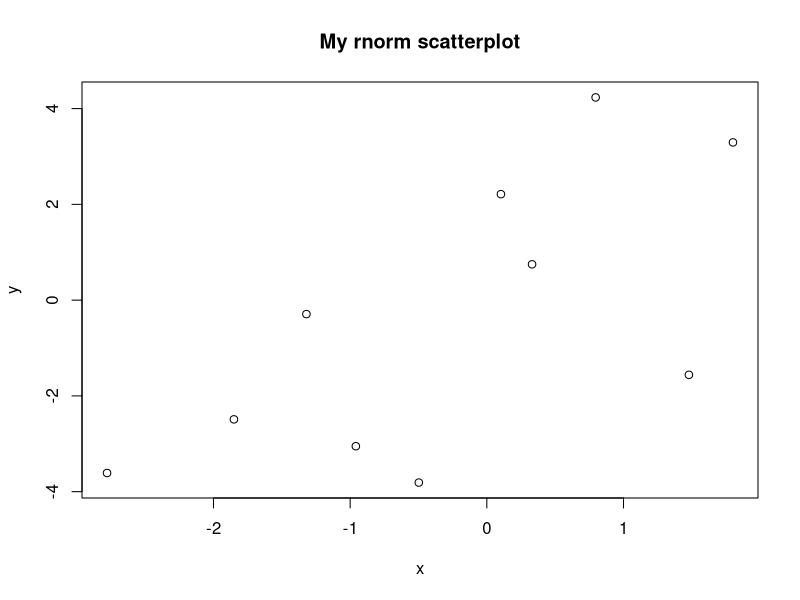
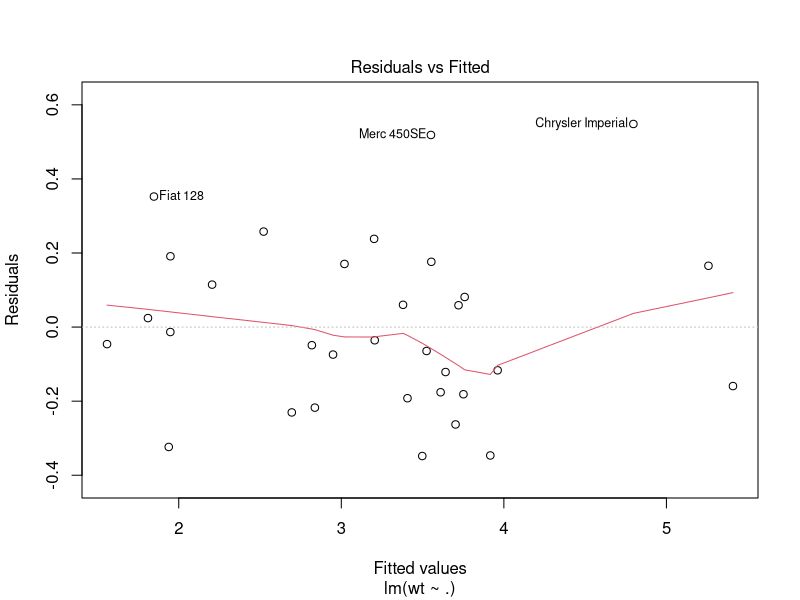
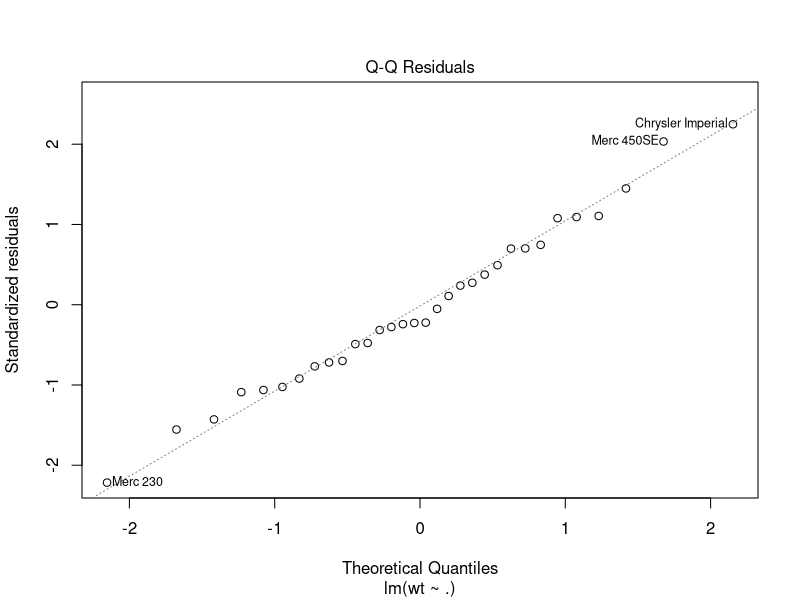
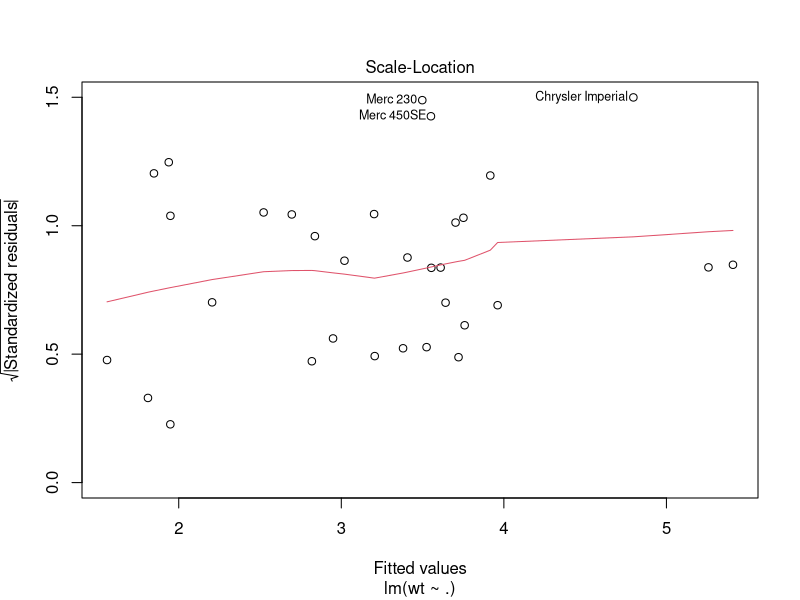
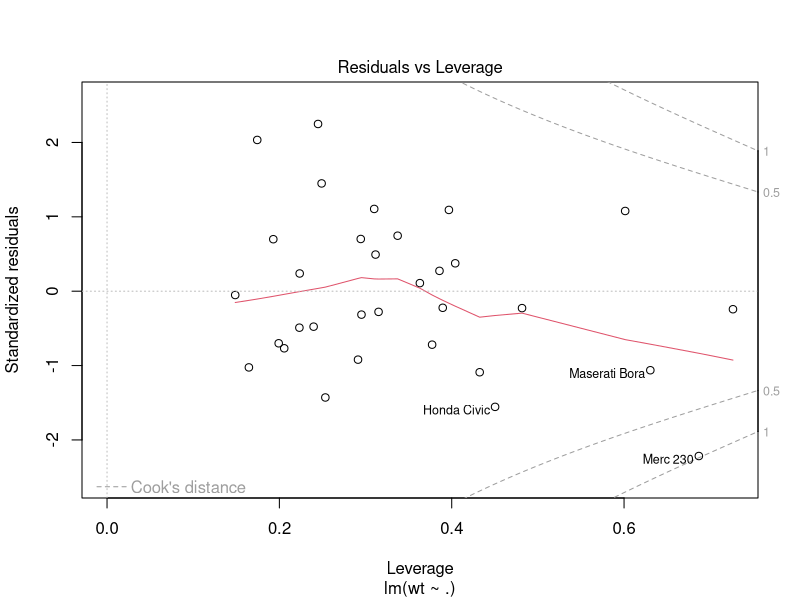
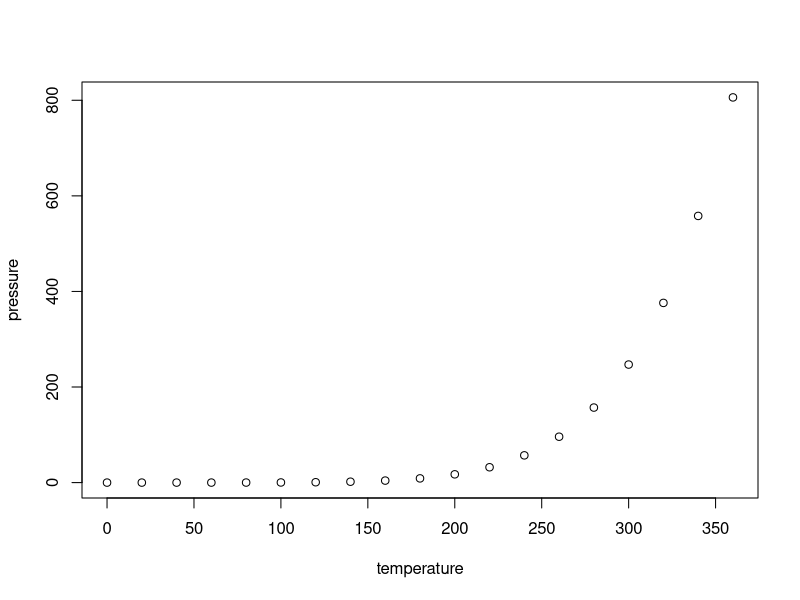

Source code (R) for these figures, in order:
## ---- chunk 1
knitr::opts_chunk$set(echo = TRUE, cache = FALSE)
## ---- chunk 2
set.seed(490)
NewList <- sample(3:28, 5, replace = TRUE)
## ---- chunk 3
x <- rnorm(10)
y <- x + rnorm(10, sd = 3)
plot(x, y, main = "My rnorm scatterplot")
## ---- chunk 4
data("mtcars")
linear.model <- lm(wt ~ ., data = mtcars)
plot(linear.model)
summary(linear.model)
## ---- chunk 5
summary(cars)
## ---- chunk 6
plot(pressure)
